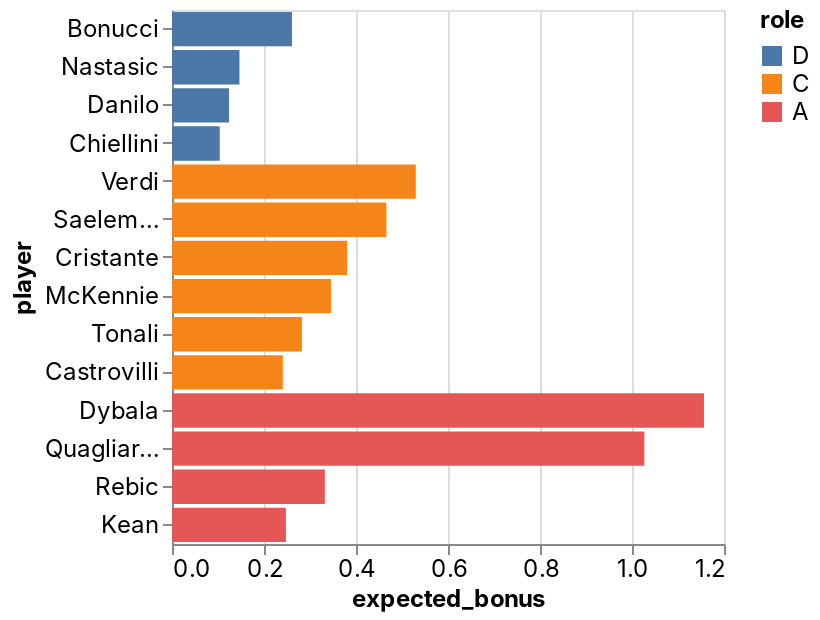

This figure's notebook cell:
### Code cell
_deepnote_run_altair(team, """{"$schema":"https://vega.github.io/schema/vega-lite/v4.json","mark":{"type":"bar","tooltip":{"content":"data"}},"height":220,"autosize":{"type":"fit"},"data":{"name":"placeholder"},"encoding":{"x":{"field":"expected_bonus","type":"quantitative","sort":null,"scale":{"type":"linear","zero":false}},"y":{"field":"player","type":"nominal","sort":null,"scale":{"type":"linear","zero":true}},"color":{"field":"role","type":"nominal","sort":null,"scale":{"type":"linear","zero":false}}}}""")

### Figure 1 — Vega-Lite specification as saved in the notebook (floating-point values rounded to 4 significant figures)
{"config": {"view": {"continuousWidth": 400, "continuousHeight": 300}, "area": {"fill": "#51C0E9"}, "axis": {"labelFont": "Inter, sans-serif", "labelFontSize": 12, "labelFontWeight": "normal", "labelLimit": 60, "labelOverlap": "greedy", "titleFont": "Inter, sans-serif", "titleFontSize": 12, "titleFontWeight": "bold"}, "background": "#ffffff", "legend": {"labelFont": "Inter, sans-serif", "labelFontSize": 12, "titleFont": "Inter, sans-serif", "titleFontSize": 12, "titleFontWeight": "bold"}, "line": {"stroke": "#51C0E9", "strokeWidth": 2}, "rect": {"fill": "#51C0E9"}, "title": {"anchor": "start", "color": "#000000", "font": "Inter, sans-serif", "fontSize": 22, "fontWeight": "normal"}}, "data": {"name": "data-0700806ae82bcc63a2a76b171da03f80"}, "mark": {"type": "bar", "tooltip": {"content": "data"}}, "autosize": {"type": "fit"}, "encoding": {"color": {"type": "nominal", "field": "role", "scale": {"type": "linear", "zero": false}, "sort": null}, "x": {"type": "quantitative", "field": "expected_bonus", "scale": {"type": "linear", "zero": false}, "sort": null}, "y": {"type": "nominal", "field": "player", "scale": {"type": "linear", "zero": true}, "sort": null}}, "height": 300, "width": "container", "$schema": "https://vega.github.io/schema/vega-lite/v4.json", "datasets": {"data-0700806ae82bcc63a2a76b171da03f80": [{"fanta_team": "MEZAFE", "role": "D", "player": "Bonucci", "home_team": "AC Milan", "away_team": "Juventus", "date": "2022-01-23T00:00:00", "expected_bonus": 0.2607}, {"fanta_team": "MEZAFE", "role": "D", "player": "Nastasic", "home_team": "Cagliari", "away_team": "Fiorentina", "date": "2022-01-23T00:00:00", "expected_bonus": 0.1466}, {"fanta_team": "MEZAFE", "role": "D", "player": "Danilo", "home_team": "AC Milan", "away_team": "Juventus", "date": "2022-01-23T00:00:00", "expected_bonus": 0.124}, {"fanta_team": "MEZAFE", "role": "D", "player": "Chiellini", "home_team": "AC Milan", "away_team": "Juventus", "date": "2022-01-23T00:00:00", "expected_bonus": 0.1037}, {"fanta_team": "MEZAFE", "role": "C", "player": "Verdi", "home_team": "Torino", "away_team": "Sassuolo", "date": "2022-01-23T00:00:00", "expected_bonus": 0.5299}, {"fanta_team": "MEZAFE", "role": "C", "player": "Saelemaekers", "home_team": "AC Milan", "away_team": "Juventus", "date": "2022-01-23T00:00:00", "expected_bonus": 0.466}, {"fanta_team": "MEZAFE", "role": "C", "player": "Cristante", "home_team": "Empoli", "away_team": "Roma", "date": "2022-01-23T00:00:00", "expected_bonus": 0.3806}, {"fanta_team": "MEZAFE", "role": "C", "player": "McKennie", "home_team": "AC Milan", "away_team": "Juventus", "date": "2022-01-23T00:00:00", "expected_bonus": 0.3456}, {"fanta_team": "MEZAFE", "role": "C", "player": "Tonali", "home_team": "AC Milan", "away_team": "Juventus", "date": "2022-01-23T00:00:00", "expected_bonus": 0.2823}, {"fanta_team": "MEZAFE", "role": "C", "player": "Castrovilli", "home_team": "Cagliari", "away_team": "Fiorentina", "date": "2022-01-23T00:00:00", "expected_bonus": 0.2408}, {"fanta_team": "MEZAFE", "role": "A", "player": "Dybala", "home_team": "AC Milan", "away_team": "Juventus", "date": "2022-01-23T00:00:00", "expected_bonus": 1.156}, {"fanta_team": "MEZAFE", "role": "A", "player": "Quagliarella", "home_team": "Spezia", "away_team": "Sampdoria", "date": "2022-01-23T00:00:00", "expected_bonus": 1.027}, {"fanta_team": "MEZAFE", "role": "A", "player": "Rebic", "home_team": "AC Milan", "away_team": "Juventus", "date": "2022-01-23T00:00:00", "expected_bonus": 0.3323}, {"fanta_team": "MEZAFE", "role": "A", "player": "Kean", "home_team": "AC Milan", "away_team": "Juventus", "date": "2022-01-23T00:00:00", "expected_bonus": 0.2476}]}}
